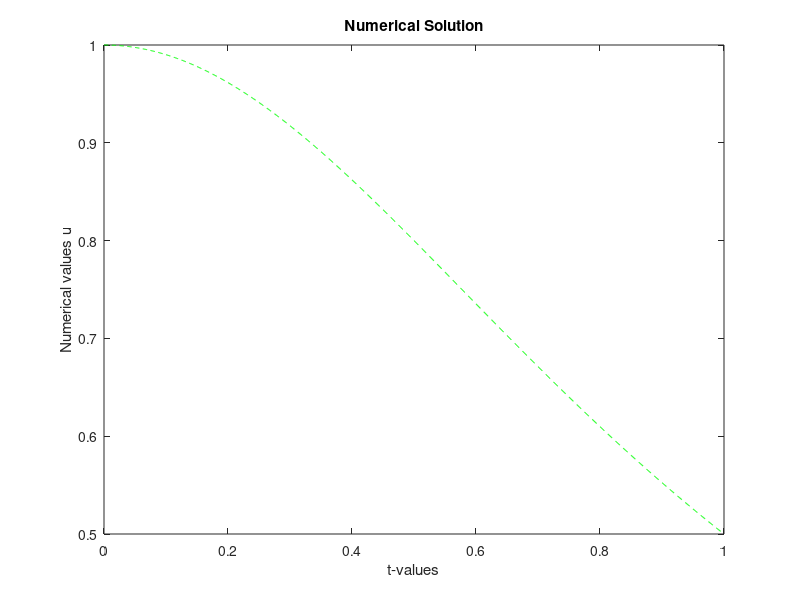
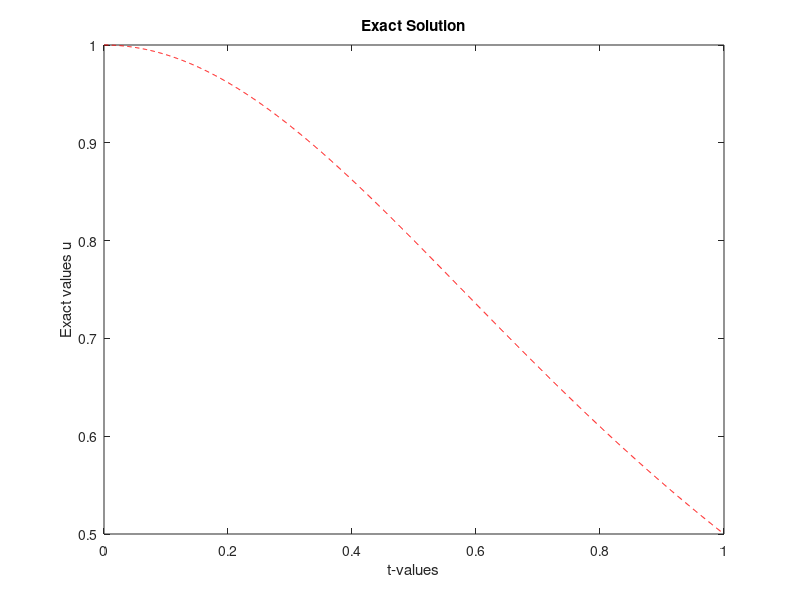
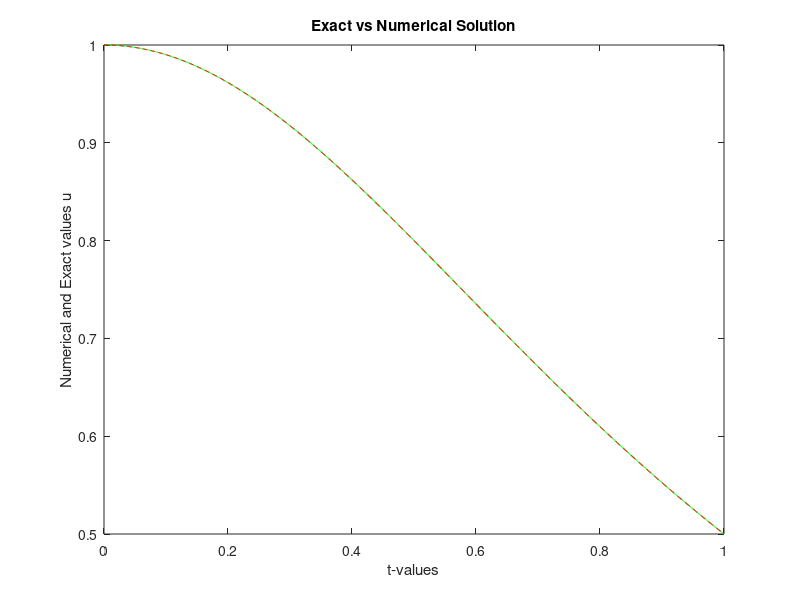
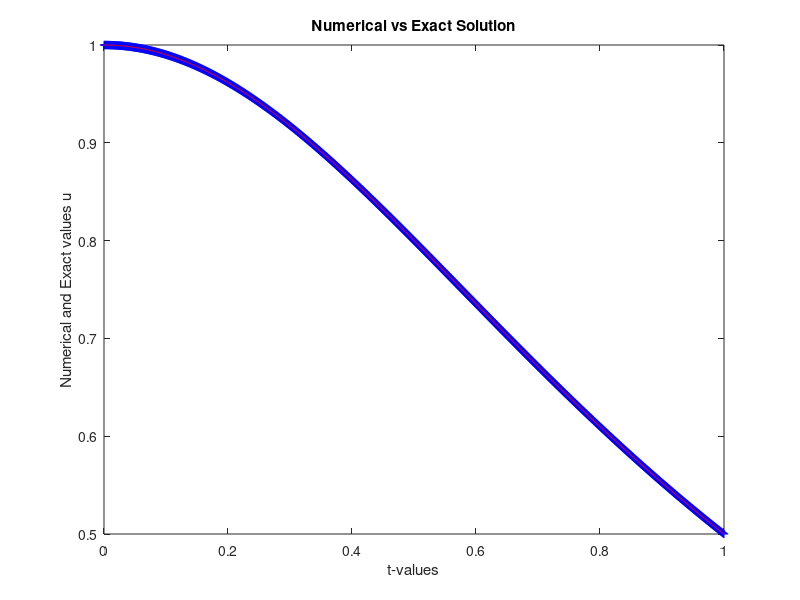

Write the MATLAB code that produced these figures, in order.
%%%%%%%%%%%%%%%%%%%%%%%%%%%%%%%%%%%%%%%%%%%%%%%%%%%%%%%%%%%%%%%%%%%%%%%%%%%
% Numerical Solution of an Initial Value Problem
% using the Average Euler-Trapezoidal Method on a Variable Mesh
%
% Differential Equation:
%     du/dt = -2*t*u^2
%
% Exact Solution:
%     u(t) = 1/(1+t^2)
%
% Numerical Method:
%     Average Euler-Trapezoidal Method with Variable Mesh
%
% Language:
%     MATLAB
%
% Developed as part of the coursework for
% Numerical Methods for Ordinary Differential Equations
% M.Sc. Applied Mathematics
% South Asian University
%
% Author: Kshitij Bahukhandi
%%%%%%%%%%%%%%%%%%%%%%%%%%%%%%%%%%%%%%%%%%%%%%%%%%%%%%%%%%%%%%%%%%%%%%%%%%%


  clear all;  % clear all variables in memory
  N=10; % No of internal grid points
  for I=1:8
       H=1.0/N;
  disp('Numerical Method for Non-Linear IVP -Average Euler Method');
  disp('    ');
  fprintf('N=%4.2f\n',N);
  disp('  ');
  % Formation of Nodal Points
    for L=1:N+1
          T(L)=(L-1)*H;   
    end 
    % Exact Solution & RHS function
    for L=1:N+1
        EU(L)= 1.0/(1+T(L)*T(L)); 
    end
    % Initial conditions
    U(1)=EU(1);
    NU(1)=EU(1);
     tic  % CPU time starts
    % Solution at advanced time point
       for L=1:N
           OLDU(2)=EU(L+1);
           U(2)=OLDU(2);
           for KK=1:600 
           T0=T(L); T1=T(L+1);
           U1=U(1); U2=U(2); 
           AA=H*T1*U2*U2+U2+H*T0*U1*U1-U1;
           DA=2*H*T1*U2+1;
           U(2)=U(2)-AA/DA;
           NU(L+1)=U(2);
         %  ERU=abs(NU(L+1)-EU(L+1));
           BIG=abs(U(2)-OLDU(2));
           if BIG <=10^(-12), break; end
           OLDU(2)=U(2);
           end
         %   fprintf('N=%4.2f, ERU=%10.4e\n',N,ERU);
          %  disp('  ');
            %   Set new Initial Conditions
            U(1)=U(2);
       end
           ERR=abs(NU(N+1)-EU(N+1));
           % Print errors
           fprintf('N=%4.2f, ERR=%10.4e\n',N,ERR);
           disp('  ');  
           N=2*N;
  end
   toc  % CPU time ends
    % Plot the results
  figure(1);
  plot(T,NU,'--g'); 
  xlabel('t-values');
  ylabel('Numerical values u');
  title('Numerical Solution')
  figure (2);
  plot(T,EU,'--r');
  xlabel('t-values');
  ylabel('Exact values u');
  title ('Exact Solution')
  figure (3);
  plot(T,NU,'-g',T,EU,'--r');
  xlabel('t-values');
  ylabel('Numerical and Exact values u');
  title ('Exact vs Numerical Solution')
  figure(4);
  plot(T,NU,'b+'); hold on
  plot(T,EU,'-r'); hold off
  xlabel('t-values');
  ylabel('Numerical and Exact values u');
  title('Numerical vs Exact Solution')
